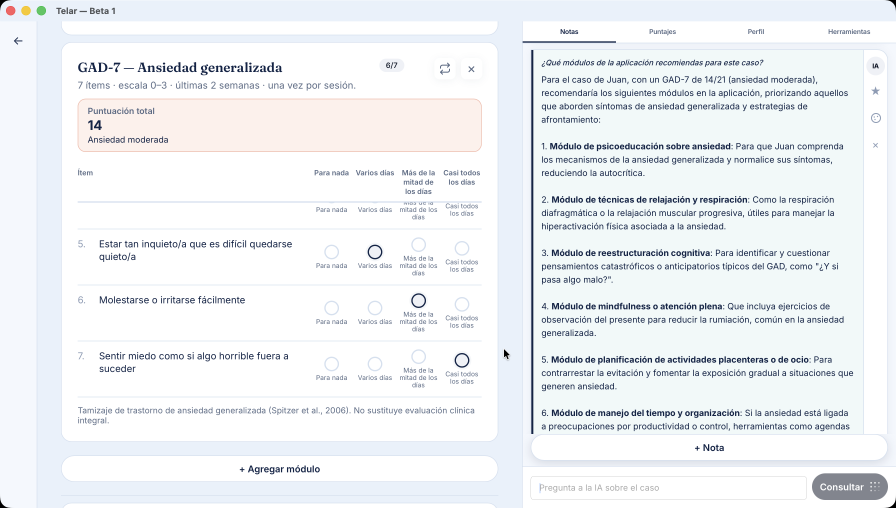
#> input picture landing/assets/telar-app-screenshot.png, 2688 x 1524 px (shown at 1/3 size)
$ python optimize-landing-images.py
#> lines starting #> are read from the running program, lines starting #| are printed output that depends on the picture
#!/usr/bin/env python3
"""Genera las variantes WebP del landing desde los PNG originales.

Ejecutar: python3 scripts/optimize-landing-images.py

Los PNG de landing/assets/ son la fuente (y siguen sirviendo de fallback y de
og:image). Este script escribe al lado un WebP por cada ancho que el layout
puede pedir, para que <picture> baje solo el que corresponde: la captura del
hero pesaba 421 KiB para mostrarse a 920 px de ancho.

Requiere Pillow (pip install pillow). Solo se corre cuando cambia una imagen;
el resultado se versiona en git.
"""
from pathlib import Path

from PIL import Image

ASSETS = Path(__file__).resolve().parent.parent / "landing" / "assets"

# (archivo, anchos) — el ancho mayor es 2x del ancho CSS máximo en que se
# muestra la imagen; nunca más que el original, ampliar no agrega detalle.
# square=True recorta cuadrado desde arriba, igual que el object-fit de
# .team-photo: así el WebP ya viene con el encuadre final.
TARGETS = [
    # Hero de la portada: .app-shot--hero llega a 920 px CSS.
    ("telar-app-screenshot.png", [920, 1840]),
    # Ficha de neurofeedback (920 px CSS) y tarjeta de la portada (~400 px).
    ("telar-neurofeedback.png", [660, 1318]),
    # Banda ancha superior de /neurofeedback y foto del curso.
    ("muse-headband-hero.png", [512, 1024]),
    # Miniatura del destacado: ya está a medida, solo cambia de formato.
    ("muse-headband-thumb.png", [224, 448]),
    # Home: LCP y galería. 800 = móvil 1x/2x chico; 1600 = desktop; 2400 = retina ancha.
    ("gallery-significado.png", [800, 1600, 2400]),
    ("gallery-puntajes.png", [800, 1600, 2400]),
    ("gallery-neurofeedback.png", [800, 1600, 2400]),
    # Fotos del equipo: se muestran a 150 px, recortadas en cuadrado.
    ("team-felipe.png", [150, 300], True),
    ("team-debbie.png", [150, 300], True),
]

QUALITY = 82
# Las capturas de UI (texto chico) se destrozan a 82; el carrusel de la home va a 90.
QUALITY_UI = 90


def variants(name: str, widths: list[int], square: bool = False) -> None:
#> called with name = 'telar-app-screenshot.png', square = False
    source = ASSETS / name
    if not source.exists():
        print(f"skip {name} (no está)")
        return
    original = Image.open(source)
#> original is the input picture: PIL image 2688x1524 RGB; mean R, G, B 238.6, 241.6, 244.2
    if square:
        side = min(original.size)
        left = (original.width - side) // 2
        original = original.crop((left, 0, left + side, side))
    stem = source.stem
    for width in widths:
        if width > original.width:
            continue
        height = round(original.height * width / original.width)
        resized = original.resize((width, height), Image.LANCZOS)
        out = ASSETS / f"{stem}-{width}.webp"
        quality = QUALITY_UI if stem.startswith("gallery-") else QUALITY
        resized.save(out, "WEBP", quality=quality, method=6)
        print(f"{out.name:38} {width}x{height}  {out.stat().st_size / 1024:6.1f} KiB")
#> this loop made 2 passes
#> pass 1, in variants, `resized = original.resize((width, height), Image.LANCZOS)`:
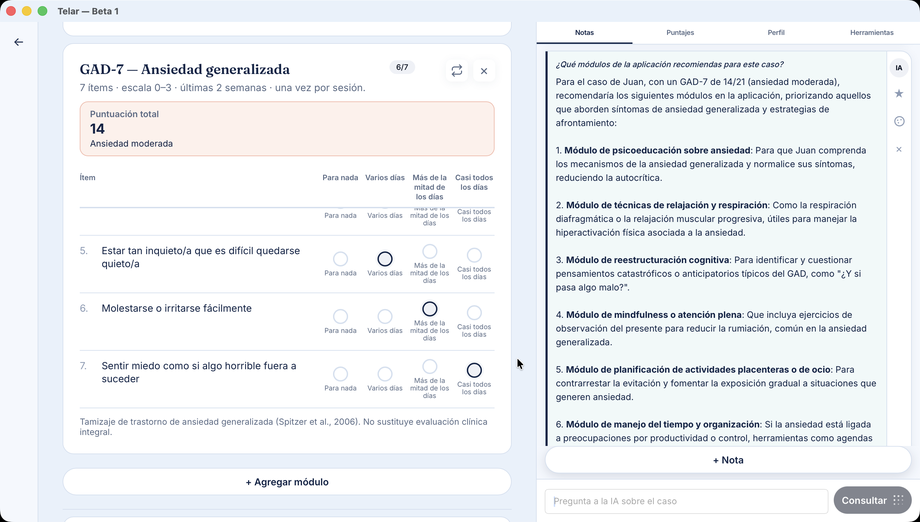
#> resized: PIL image 920x522 RGB; mean R, G, B 238.3, 241.2, 243.9


def main() -> None:
    for target in TARGETS:
        variants(*target)
#> pass 2 of the loop in main, `for target in TARGETS:`:
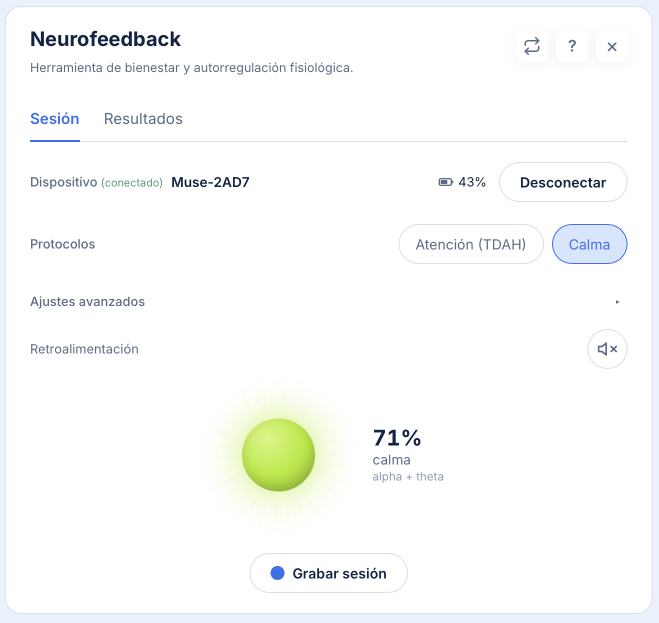
#> input picture landing/assets/telar-neurofeedback.png, 1318 x 1246 px (shown at 1/2 size)
#> in variants, original is the input picture: PIL image 1318x1246 RGB; mean R, G, B 249.7, 250.9, 250.2
#> the loop in variants (call 2), `for width in widths:` made 2 passes
#> pass 1, in variants (call 2), `resized = original.resize((width, height), Image.LANCZOS)`:
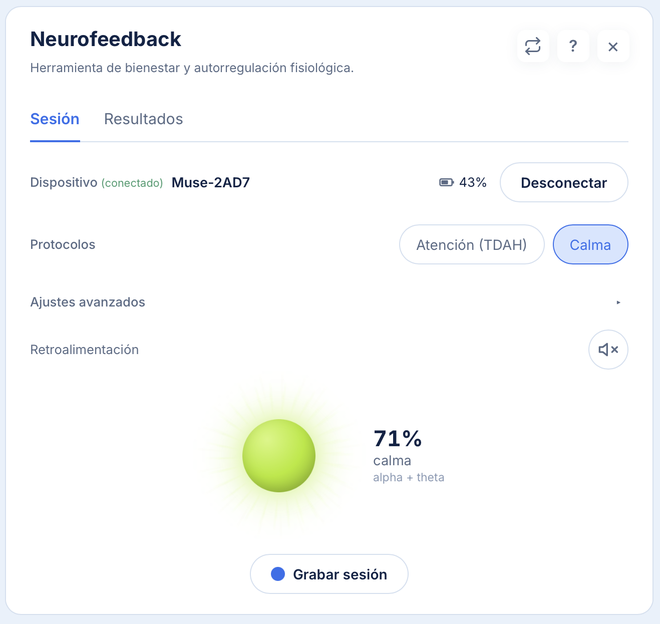
#> resized: PIL image 660x624 RGB; mean R, G, B 249.5, 250.8, 250.1


if __name__ == "__main__":
    main()
